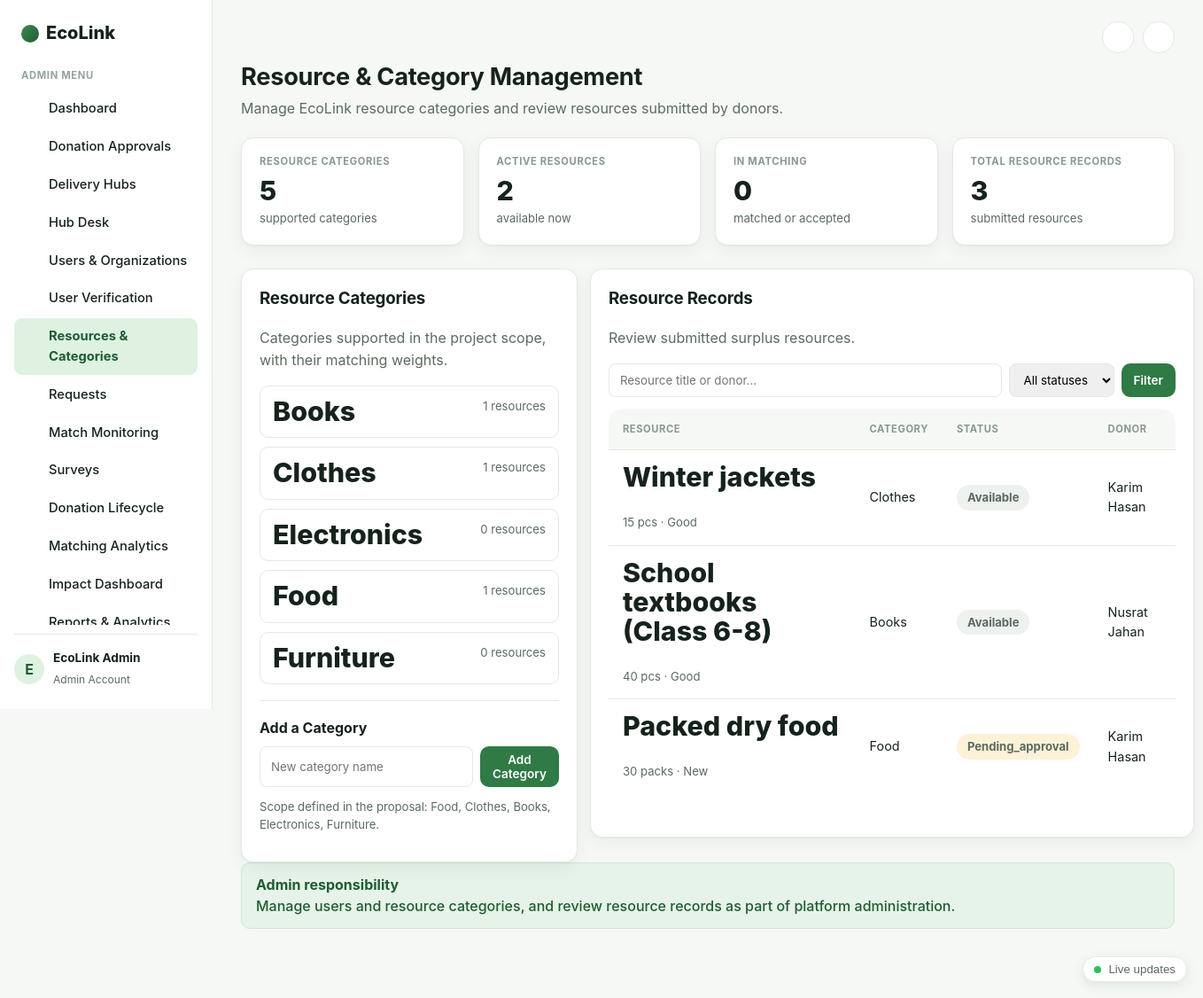
/admin/manage_categories.php (signed in), run on the app's committed database.
### tables this page shows
CREATE TABLE IF NOT EXISTS resource_categories (
    category_id     INT AUTO_INCREMENT PRIMARY KEY,
    name            VARCHAR(60) NOT NULL,
    weight_urgency  DECIMAL(4,2) NOT NULL DEFAULT 0.25,
    weight_distance DECIMAL(4,2) NOT NULL DEFAULT 0.25,
    weight_demand   DECIMAL(4,2) NOT NULL DEFAULT 0.30,
    weight_capacity DECIMAL(4,2) NOT NULL DEFAULT 0.20,
    UNIQUE KEY uq_cat_name (name)
);

CREATE TABLE IF NOT EXISTS donations (
    donation_id         INT AUTO_INCREMENT PRIMARY KEY,
    donor_id            INT NOT NULL,
    category_id         INT NOT NULL,
    title               VARCHAR(200) NOT NULL,
    description         TEXT NULL,
    quantity            INT NOT NULL DEFAULT 1,
    unit                VARCHAR(30) NOT NULL DEFAULT 'pcs',
    condition_grade     ENUM('new','like_new','good','fair') NOT NULL DEFAULT 'good',
    pickup_address      VARCHAR(255) NOT NULL,
    latitude            DOUBLE NULL,
    longitude           DOUBLE NULL,
    expiry_datetime     DATETIME NULL,
    image_path          VARCHAR(255) NULL,
    status              ENUM('pending_approval','available','matched','accepted','pickup','delivered','completed','cancelled','rejected')
                        NOT NULL DEFAULT 'pending_approval',
    matched_receiver_id INT NULL,
    matched_score       DECIMAL(6,2) NULL,
    approved_by         INT NULL,
    approved_at         DATETIME NULL,
    rejection_reason    VARCHAR(255) NULL,
    created_at          TIMESTAMP NOT NULL DEFAULT CURRENT_TIMESTAMP,
    updated_at          TIMESTAMP NOT NULL DEFAULT CURRENT_TIMESTAMP ON UPDATE CURRENT_TIMESTAMP,
    INDEX idx_don_status (status),
    INDEX idx_don_donor (donor_id),
    INDEX idx_don_receiver (matched_receiver_id),
    INDEX idx_don_cat (category_id),
    CONSTRAINT fk_don_donor FOREIGN KEY (donor_id) REFERENCES users(user_id) ON DELETE CASCADE,
    CONSTRAINT fk_don_cat   FOREIGN KEY (category_id) REFERENCES resource_categories(category_id)
);

CREATE TABLE IF NOT EXISTS users (
    user_id             INT AUTO_INCREMENT PRIMARY KEY,
    full_name           VARCHAR(120) NOT NULL,
    email               VARCHAR(190) NOT NULL,
    phone               VARCHAR(40)  NOT NULL DEFAULT '',
    password_hash       VARCHAR(255) NOT NULL,
    role                ENUM('donor','receiver','admin','hub') NOT NULL,
    organization_name   VARCHAR(160) NULL,
    address             VARCHAR(255) NULL,
    pickup_area         VARCHAR(160) NULL,
    latitude            DOUBLE NULL,
    longitude           DOUBLE NULL,
    capacity_score      TINYINT NOT NULL DEFAULT 5,               
    is_verified         TINYINT(1) NOT NULL DEFAULT 0,
    verification_status ENUM('pending','verified','rejected') NOT NULL DEFAULT 'pending',
    email_verified      TINYINT(1) NOT NULL DEFAULT 0,
    status              ENUM('active','suspended') NOT NULL DEFAULT 'active',
    preferred_categories VARCHAR(255) NULL,                       
    typical_quantity    INT NULL,
    preferred_condition ENUM('any','new','like_new','good','fair') NOT NULL DEFAULT 'any',
    recurring_needs     VARCHAR(255) NULL,
    need_description    TEXT NULL,
    notify_matching     TINYINT(1) NOT NULL DEFAULT 1,
    notify_lifecycle    TINYINT(1) NOT NULL DEFAULT 1,
    notify_reminders    TINYINT(1) NOT NULL DEFAULT 1,
    created_at          TIMESTAMP NOT NULL DEFAULT CURRENT_TIMESTAMP,
    UNIQUE KEY uq_users_email (email),
    INDEX idx_users_role (role, status)
);

### config/app.php (called while the page is built, shortened)
<?php
function e(string $str): string {
    return htmlspecialchars($str, ENT_QUOTES, 'UTF-8');
}

### admin/manage_categories.php (the view, shortened to what this page needs)
<?php
require_once __DIR__ . '/../config/app.php';
$db = getDB();
$categories = $db->query(
    "SELECT c.*, (SELECT COUNT(*) FROM donations d WHERE d.category_id = c.category_id) AS resource_count
     FROM resource_categories c ORDER BY c.name"
)->fetchAll();
$search = trim($_GET['search'] ?? '');
$where = ['1=1']; $params = [];
$whereSql = implode(' AND ', $where);
$resources = $db->prepare(
    "SELECT d.*, c.name AS category_name, u.full_name AS donor_name
     FROM donations d JOIN resource_categories c ON c.category_id = d.category_id
     JOIN users u ON u.user_id = d.donor_id
     WHERE $whereSql ORDER BY d.created_at DESC LIMIT 20"
);
$resources->execute($params);
$resources = $resources->fetchAll();
$stats = $db->query(
    "SELECT
        (SELECT COUNT(*) FROM resource_categories) AS category_count,
        (SELECT COUNT(*) FROM donations WHERE status = 'available') AS active_resources,
        (SELECT COUNT(*) FROM donations WHERE status IN ('matched','accepted')) AS pending_review,
        (SELECT COUNT(*) FROM donations) AS total_records"
)->fetch();
require_once __DIR__ . '/../includes/header.php';
?>
<h1>Resource &amp; Category Management</h1>
<p>Manage EcoLink resource categories and review resources submitted by donors.</p>
<section class="cards-row">
    <div class="mini-card"><span class="eyebrow">Resource Categories</span><strong><?= (int)$stats['category_count'] ?></strong><span>supported categories</span></div>
    <div class="mini-card"><span class="eyebrow">Active Resources</span><strong><?= (int)$stats['active_resources'] ?></strong><span>available now</span></div>
    <div class="mini-card"><span class="eyebrow">In Matching</span><strong><?= (int)$stats['pending_review'] ?></strong><span>matched or accepted</span></div>
    <div class="mini-card"><span class="eyebrow">Total Resource Records</span><strong><?= (int)$stats['total_records'] ?></strong><span>submitted resources</span></div>
</section>
<div class="two-col" style="align-items:start;">
    <div class="mini-card">
        <h3 style="margin-top:0;">Resource Categories</h3>
        <p style="color:var(--ink-soft);">Categories supported in the project scope, with their matching weights.</p>
        <?php foreach ($categories as $c): ?>
            <details style="border:1px solid var(--line); border-radius:10px; padding:12px 14px; margin-bottom:10px;">
                <summary style="cursor:pointer; display:flex; justify-content:space-between; gap:10px;">
                    <strong><?= e($c['name']) ?></strong>
                    <span style="color:var(--ink-soft);"><?= (int)$c['resource_count'] ?> resources</span>
                </summary>
            </details>
        <?php endforeach; ?>
        <hr style="border:none; border-top:1px solid var(--line); margin:18px 0;">
        <h4 style="margin:0 0 8px;">Add a Category</h4>
        <form method="post" style="display:flex; gap:8px;">
            <input type="text" name="name" placeholder="New category name" required style="flex:1; padding:9px 12px; border:1px solid var(--line); border-radius:8px; font-family:inherit;">
            <button class="btn-accent btn-small" type="submit">Add Category</button>
        </form>
        <p style="color:var(--ink-soft); font-size:0.82rem; margin-top:12px;">Scope defined in the proposal: Food, Clothes, Books, Electronics, Furniture.</p>
    </div>
    <div class="mini-card">
        <h3 style="margin-top:0;">Resource Records</h3>
        <p style="color:var(--ink-soft);">Review submitted surplus resources.</p>
        <form method="get" style="display:flex; gap:8px; margin-bottom:14px; flex-wrap:wrap;">
            <input type="text" name="search" placeholder="Resource title or donor..." value="<?= e($search) ?>" style="flex:1; min-width:150px; padding:9px 12px; border:1px solid var(--line); border-radius:8px; font-family:inherit;">
            <select name="status" style="padding:9px 12px; border:1px solid var(--line); border-radius:8px; font-family:inherit;">
                <option value="">All statuses</option>
            </select>
            <button class="btn-accent btn-small" type="submit">Filter</button>
        </form>
        <table class="data-table" style="box-shadow:none; border:none;">
            <thead><tr><th>Resource</th><th>Category</th><th>Status</th><th>Donor</th></tr></thead>
            <tbody>
            <?php foreach ($resources as $r): ?>
                <tr>
                    <td><strong><?= e($r['title']) ?></strong><br><small><?= (int)$r['quantity'] ?> <?= e($r['unit']) ?> · <?= e(ucfirst(str_replace('_',' ',$r['condition_grade']))) ?></small></td>
                    <td><?= e($r['category_name']) ?></td>
                    <td><span class="badge badge-<?= e($r['status']) ?>"><?= e(ucfirst($r['status'])) ?></span></td>
                    <td><?= e($r['donor_name']) ?></td>
                </tr>
            <?php endforeach; ?>
            </tbody>
        </table>
    </div>
</div>
<div class="alert" style="background:var(--mint); border:1px solid var(--mint-line); color:var(--forest-2);">
    <strong>Admin responsibility</strong><br>
    Manage users and resource categories, and review resource records as part of platform administration.
</div>
<?php require_once __DIR__ . '/../includes/footer.php'; ?>

### assets/css/style.css (style rules this page uses)
:root { --ink: #16221c; --ink-soft: #5b6b60; --line: #e4e9e2; --bg: #f6f8f5; --card: #ffffff; --mint: #e6f3e8; --mint-line: #cfe8d2; --forest: #14361f; --forest-2: #1f5c33; --green: #2f7a45; --green-light: #dff2e2; --amber-bg: #fdf1d8; --amber-text: #92650b; --blue-bg: #e2edfb; --blue-text: #1f5aa8; --purple-bg: #f0e6fb; --purple-text: #6b3fa0; --teal-bg: #dcf3ee; --teal-text: #147865; --gray-bg: #eef1ee; --gray-text: #5b6b60; --red-bg: #fbe3e1; --red-text: #a13327; --radius: 14px; --radius-sm: 10px; --shadow: 0 1px 2px rgba(20,30,20,0.04), 0 6px 20px rgba(20,30,20,0.05); }
* { box-sizing: border-box; }
body { margin: 0; font-family: -apple-system, BlinkMacSystemFont, 'Segoe UI', Inter, Roboto, Arial, sans-serif; color: var(--ink); background: var(--bg); line-height: 1.55; -webkit-font-smoothing: antialiased; }
h1, h2, h3 { color: var(--ink); letter-spacing: -0.01em; }
main.app-main > h1:first-of-type, .app-main h1 { font-size: 1.7rem; margin: 4px 0 2px; }
.app-main > p:first-of-type, .page-subtitle { color: var(--ink-soft); margin: 0 0 20px; }
.btn-primary, .btn-secondary, .btn-small, .btn-accent { display: inline-flex; align-items: center; justify-content: center; gap: 6px; border: none; padding: 11px 20px; border-radius: 10px; font-weight: 600; cursor: pointer; font-size: 0.93rem; font-family: inherit; }
.btn-accent { background: var(--green); color: #fff; }
.btn-small { padding: 7px 14px; font-size: 0.85rem; }
.alert { padding: 12px 16px; border-radius: var(--radius-sm); margin: 0 0 18px; font-weight: 500; }
.cards-row { display: grid; grid-template-columns: repeat(auto-fit, minmax(180px, 1fr)); gap: 16px; margin: 0 0 26px; }
.mini-card { background: var(--card); border: 1px solid var(--line); border-radius: var(--radius); box-shadow: var(--shadow); padding: 18px 20px; }
.mini-card .eyebrow, .mini-card > span:first-child { text-transform: uppercase; font-size: 0.7rem; letter-spacing: 0.06em; color: #8a988f; font-weight: 700; display: block; margin-bottom: 8px; }
.mini-card strong { display: block; font-size: 1.9rem; font-weight: 800; line-height: 1.1; }
.mini-card span:last-child, .mini-card small { color: var(--ink-soft); font-size: 0.82rem; }
.data-table { width: 100%; border-collapse: collapse; background: var(--card); border: 1px solid var(--line); border-radius: var(--radius); overflow: hidden; box-shadow: var(--shadow); margin-bottom: 30px; }
.data-table th, .data-table td { padding: 14px 16px; text-align: left; border-bottom: 1px solid var(--line); font-size: 0.9rem; }
.data-table th { background: var(--bg); color: #8a988f; text-transform: uppercase; font-size: 0.7rem; letter-spacing: 0.05em; font-weight: 700; }
.data-table tr:last-child td { border-bottom: none; }
.badge { padding: 4px 12px; border-radius: 999px; font-size: 0.78rem; font-weight: 700; display: inline-block; }
.badge-pending_approval { background: var(--amber-bg); color: var(--amber-text); }
.badge-available { background: var(--gray-bg); color: var(--gray-text); }
.two-col { display: grid; grid-template-columns: 1fr 1fr; gap: 14px; }
input, select, textarea, button { max-width: 100%; }
.app-main h1, .app-main h2, .app-main h3 { overflow-wrap: anywhere; }
.table-scroll > .data-table { margin-bottom: 0; min-width: 640px; }

### data on the page
resource_categories: name "Books", resource_count "1"
resource_categories: name "Clothes", resource_count "1"
resource_categories: name "Electronics", resource_count "0"
resource_categories: name "Food", resource_count "1"
resource_categories: name "Furniture", resource_count "0"
donations: title "Winter jackets", quantity "15", unit "pcs", condition_grade "Good", category.name "Clothes", status "Available", donor.full_name "Karim Hasan"
donations: title "School textbooks (Class 6-8)", quantity "40", unit "pcs", condition_grade "Good", category.name "Books", status "Available", donor.full_name "Nusrat Jahan"
donations: title "Packed dry food", quantity "30", unit "packs", condition_grade "New", category.name "Food", status "Pending_approval", donor.full_name "Karim Hasan"

### other printed values
$menu['label'] "ADMIN MENU"
$item['label'] "Dashboard"
$item['label'] "Donation Approvals"
$item['label'] "Delivery Hubs"
$item['label'] "Hub Desk"
$item['label'] "Users & Organizations"
$item['label'] "User Verification"
$item['label'] "Resources & Categories"
$item['label'] "Requests"
$item['label'] "Match Monitoring"
$item['label'] "Surveys"
$item['label'] "Donation Lifecycle"
$item['label'] "Matching Analytics"
$item['label'] "Impact Dashboard"
substr($_SESSION['full_name'] ?? 'U', 0, 1) "E"
